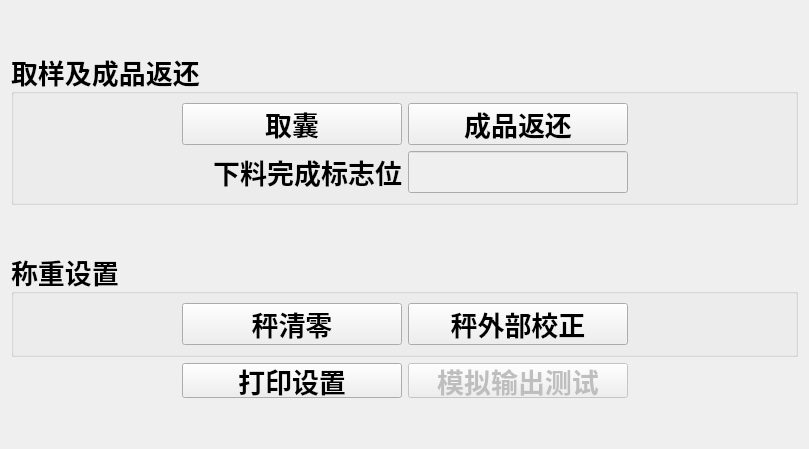
       <widget class="QWidget" name="tab_6">
        <attribute name="title">
         <string/>
        </attribute>
        <layout class="QVBoxLayout" name="verticalLayout_2">
         <item>
          <spacer name="verticalSpacer_2">
           <property name="orientation">
            <enum>Qt::Vertical</enum>
           </property>
           <property name="sizeHint" stdset="0">
            <size>
             <width>20</width>
             <height>40</height>
            </size>
           </property>
          </spacer>
         </item>
         <item>
          <widget class="QGroupBox" name="groupBox_8">
           <property name="font">
            <font>
             <family>楷体</family>
             <pointsize>20</pointsize>
             <weight>75</weight>
             <bold>true</bold>
            </font>
           </property>
           <property name="title">
            <string>取样及成品返还</string>
           </property>
           <property name="flat">
            <bool>false</bool>
           </property>
           <layout class="QGridLayout" name="gridLayout_16" rowminimumheight="1,1">
            <item row="1" column="1">
             <widget class="QLabel" name="label_63">
              <property name="minimumSize">
               <size>
                <width>150</width>
                <height>0</height>
               </size>
              </property>
              <property name="maximumSize">
               <size>
                <width>34578</width>
                <height>232323</height>
               </size>
              </property>
              <property name="font">
               <font>
                <family>楷体</family>
                <pointsize>20</pointsize>
                <weight>75</weight>
                <italic>false</italic>
                <bold>true</bold>
               </font>
              </property>
              <property name="text">
               <string>下料完成标志位</string>
              </property>
              <property name="alignment">
               <set>Qt::AlignRight|Qt::AlignTrailing|Qt::AlignVCenter</set>
              </property>
             </widget>
            </item>
            <item row="0" column="1">
             <widget class="QPushButton" name="pB_cmdGetCap">
              <property name="minimumSize">
               <size>
                <width>220</width>
                <height>42</height>
               </size>
              </property>
              <property name="maximumSize">
               <size>
                <width>220</width>
                <height>42</height>
               </size>
              </property>
              <property name="font">
               <font>
                <family>楷体</family>
                <pointsize>20</pointsize>
                <weight>75</weight>
                <bold>true</bold>
               </font>
              </property>
              <property name="text">
               <string>取囊</string>
              </property>
              <property name="checkable">
               <bool>true</bool>
              </property>
             </widget>
            </item>
            <item row="1" column="2">
             <widget class="QLineEdit" name="lE_FeedDone">
              <property name="enabled">
               <bool>false</bool>
              </property>
              <property name="sizePolicy">
               <sizepolicy hsizetype="Expanding" vsizetype="Fixed">
                <horstretch>0</horstretch>
                <verstretch>0</verstretch>
               </sizepolicy>
              </property>
              <property name="minimumSize">
               <size>
                <width>150</width>
                <height>42</height>
               </size>
              </property>
              <property name="maximumSize">
               <size>
                <width>220</width>
                <height>42</height>
               </size>
              </property>
              <property name="font">
               <font>
                <family>Cascadia Code</family>
                <pointsize>20</pointsize>
                <weight>50</weight>
                <italic>false</italic>
                <bold>false</bold>
               </font>
              </property>
              <property name="text">
               <string/>
              </property>
             </widget>
            </item>
            <item row="0" column="0">
             <spacer name="horizontalSpacer_7">
              <property name="orientation">
               <enum>Qt::Horizontal</enum>
              </property>
              <property name="sizeHint" stdset="0">
               <size>
                <width>40</width>
                <height>20</height>
               </size>
              </property>
             </spacer>
            </item>
            <item row="0" column="2">
             <widget class="QPushButton" name="pB_cmdCapClean">
              <property name="minimumSize">
               <size>
                <width>220</width>
                <height>42</height>
               </size>
              </property>
              <property name="maximumSize">
               <size>
                <width>220</width>
                <height>42</height>
               </size>
              </property>
              <property name="font">
               <font>
                <family>楷体</family>
                <pointsize>20</pointsize>
                <weight>75</weight>
                <bold>true</bold>
               </font>
              </property>
              <property name="text">
               <string>成品返还</string>
              </property>
              <property name="checkable">
               <bool>true</bool>
              </property>
             </widget>
            </item>
            <item row="0" column="3">
             <spacer name="horizontalSpacer_13">
              <property name="orientation">
               <enum>Qt::Horizontal</enum>
              </property>
              <property name="sizeHint" stdset="0">
               <size>
                <width>40</width>
                <height>20</height>
               </size>
              </property>
             </spacer>
            </item>
           </layout>
          </widget>
         </item>
         <item>
          <spacer name="verticalSpacer_3">
           <property name="orientation">
            <enum>Qt::Vertical</enum>
           </property>
           <property name="sizeHint" stdset="0">
            <size>
             <width>20</width>
             <height>40</height>
            </size>
           </property>
          </spacer>
         </item>
         <item>
          <widget class="QGroupBox" name="groupBox_5">
           <property name="font">
            <font>
             <family>楷体</family>
             <pointsize>20</pointsize>
             <weight>75</weight>
             <bold>true</bold>
            </font>
           </property>
           <property name="title">
            <string>称重设置</string>
           </property>
           <property name="flat">
            <bool>false</bool>
           </property>
           <layout class="QGridLayout" name="gridLayout_7">
            <item row="0" column="0">
             <spacer name="horizontalSpacer">
              <property name="orientation">
               <enum>Qt::Horizontal</enum>
              </property>
              <property name="sizeHint" stdset="0">
               <size>
                <width>159</width>
                <height>20</height>
               </size>
              </property>
             </spacer>
            </item>
            <item row="0" column="1">
             <widget class="QPushButton" name="pB_cmdScaleTire">
              <property name="minimumSize">
               <size>
                <width>220</width>
                <height>42</height>
               </size>
              </property>
              <property name="maximumSize">
               <size>
                <width>220</width>
                <height>42</height>
               </size>
              </property>
              <property name="font">
               <font>
                <family>楷体</family>
                <pointsize>20</pointsize>
                <weight>75</weight>
                <bold>true</bold>
               </font>
              </property>
              <property name="text">
               <string>秤清零</string>
              </property>
              <property name="checkable">
               <bool>true</bool>
              </property>
             </widget>
            </item>
            <item row="0" column="2">
             <widget class="QPushButton" name="pB_cmdScaleCalibExt">
              <property name="minimumSize">
               <size>
                <width>220</width>
                <height>42</height>
               </size>
              </property>
              <property name="maximumSize">
               <size>
                <width>220</width>
                <height>42</height>
               </size>
              </property>
              <property name="font">
               <font>
                <family>楷体</family>
                <pointsize>20</pointsize>
                <weight>75</weight>
                <bold>true</bold>
               </font>
              </property>
              <property name="text">
               <string>秤外部校正</string>
              </property>
              <property name="checkable">
               <bool>true</bool>
              </property>
             </widget>
            </item>
            <item row="0" column="3">
             <spacer name="horizontalSpacer_2">
              <property name="orientation">
               <enum>Qt::Horizontal</enum>
              </property>
              <property name="sizeHint" stdset="0">
               <size>
                <width>158</width>
                <height>20</height>
               </size>
              </property>
             </spacer>
            </item>
           </layout>
          </widget>
         </item>
         <item>
          <layout class="QHBoxLayout" name="horizontalLayout_5">
           <item>
            <spacer name="horizontalSpacer_14">
             <property name="orientation">
              <enum>Qt::Horizontal</enum>
             </property>
             <property name="sizeHint" stdset="0">
              <size>
               <width>40</width>
               <height>20</height>
              </size>
             </property>
            </spacer>
           </item>
           <item>
            <widget class="QPushButton" name="pB_showPrt">
             <property name="minimumSize">
              <size>
               <width>220</width>
               <height>35</height>
              </size>
             </property>
             <property name="maximumSize">
              <size>
               <width>220</width>
               <height>35</height>
              </size>
             </property>
             <property name="font">
              <font>
               <family>楷体</family>
               <pointsize>20</pointsize>
               <weight>75</weight>
               <bold>true</bold>
              </font>
             </property>
             <property name="text">
              <string>打印设置</string>
             </property>
             <property name="checkable">
              <bool>true</bool>
             </property>
            </widget>
           </item>
           <item>
            <widget class="QPushButton" name="pB_cmdAlogtest">
             <property name="enabled">
              <bool>false</bool>
             </property>
             <property name="minimumSize">
              <size>
               <width>220</width>
               <height>35</height>
              </size>
             </property>
             <property name="maximumSize">
              <size>
               <width>220</width>
               <height>35</height>
              </size>
             </property>
             <property name="font">
              <font>
               <family>楷体</family>
               <pointsize>20</pointsize>
               <weight>75</weight>
               <bold>true</bold>
              </font>
             </property>
             <property name="text">
              <string>模拟输出测试</string>
             </property>
             <property name="checkable">
              <bool>true</bool>
             </property>
            </widget>
           </item>
           <item>
            <spacer name="horizontalSpacer_11">
             <property name="orientation">
              <enum>Qt::Horizontal</enum>
             </property>
             <property name="sizeHint" stdset="0">
              <size>
               <width>40</width>
               <height>20</height>
              </size>
             </property>
            </spacer>
           </item>
          </layout>
         </item>
         <item>
          <spacer name="verticalSpacer">
           <property name="orientation">
            <enum>Qt::Vertical</enum>
           </property>
           <property name="sizeHint" stdset="0">
            <size>
             <width>20</width>
             <height>40</height>
            </size>
           </property>
          </spacer>
         </item>
        </layout>
       </widget>
